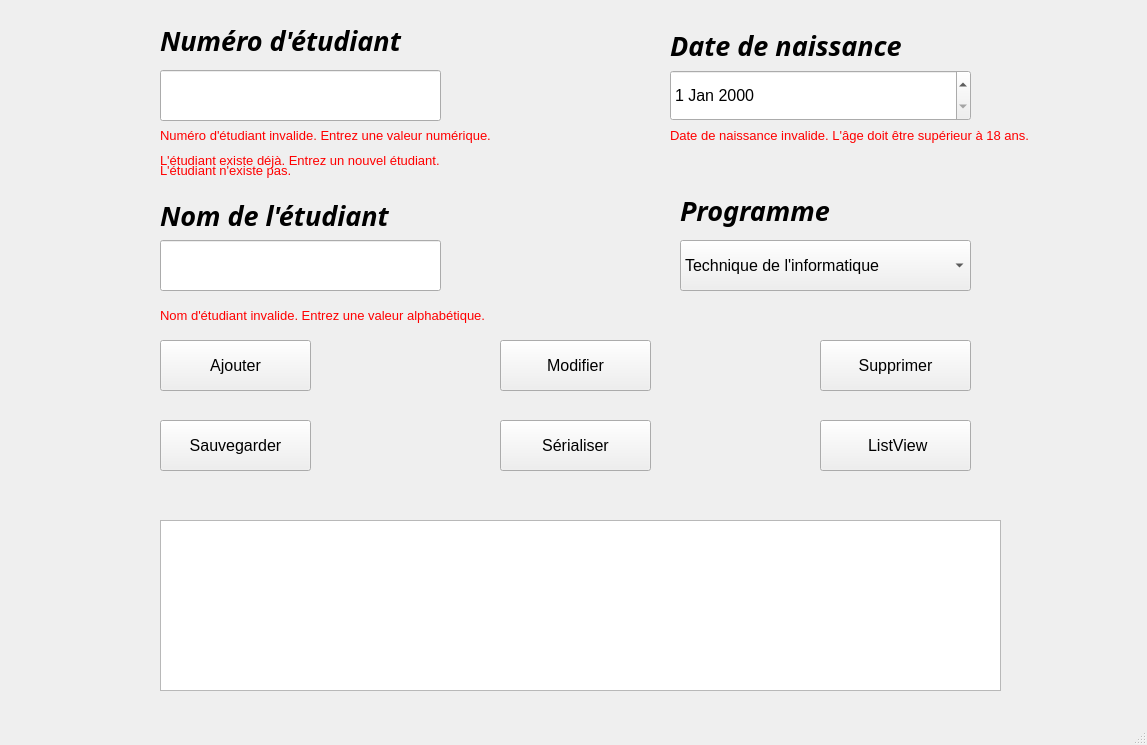
<?xml version="1.0" encoding="UTF-8"?>
<ui version="4.0">
 <class>MainWindow</class>
 <widget class="QMainWindow" name="MainWindow">
  <property name="geometry">
   <rect>
    <x>0</x>
    <y>0</y>
    <width>1147</width>
    <height>745</height>
   </rect>
  </property>
  <property name="windowTitle">
   <string>MainWindow</string>
  </property>
  <widget class="QWidget" name="centralwidget">
   <widget class="QPushButton" name="pushButton_ajouter">
    <property name="geometry">
     <rect>
      <x>160</x>
      <y>340</y>
      <width>151</width>
      <height>51</height>
     </rect>
    </property>
    <property name="font">
     <font>
      <pointsize>12</pointsize>
     </font>
    </property>
    <property name="text">
     <string>Ajouter</string>
    </property>
   </widget>
   <widget class="QLabel" name="label_numero">
    <property name="geometry">
     <rect>
      <x>160</x>
      <y>25</y>
      <width>271</width>
      <height>31</height>
     </rect>
    </property>
    <property name="font">
     <font>
      <family>Agency FB</family>
      <pointsize>20</pointsize>
      <weight>75</weight>
      <italic>true</italic>
      <bold>true</bold>
     </font>
    </property>
    <property name="text">
     <string>Numéro d'étudiant</string>
    </property>
   </widget>
   <widget class="QLineEdit" name="lineEdit_numero">
    <property name="geometry">
     <rect>
      <x>160</x>
      <y>70</y>
      <width>281</width>
      <height>51</height>
     </rect>
    </property>
    <property name="font">
     <font>
      <pointsize>12</pointsize>
      <italic>true</italic>
     </font>
    </property>
   </widget>
   <widget class="QTextBrowser" name="textBrowser_afficher">
    <property name="geometry">
     <rect>
      <x>160</x>
      <y>520</y>
      <width>841</width>
      <height>171</height>
     </rect>
    </property>
   </widget>
   <widget class="QLineEdit" name="lineEdit_nom">
    <property name="geometry">
     <rect>
      <x>160</x>
      <y>240</y>
      <width>281</width>
      <height>51</height>
     </rect>
    </property>
    <property name="font">
     <font>
      <pointsize>12</pointsize>
      <italic>true</italic>
     </font>
    </property>
   </widget>
   <widget class="QLabel" name="label_nom">
    <property name="geometry">
     <rect>
      <x>160</x>
      <y>200</y>
      <width>271</width>
      <height>31</height>
     </rect>
    </property>
    <property name="font">
     <font>
      <family>Agency FB</family>
      <pointsize>20</pointsize>
      <weight>75</weight>
      <italic>true</italic>
      <bold>true</bold>
     </font>
    </property>
    <property name="text">
     <string>Nom de l'étudiant</string>
    </property>
   </widget>
   <widget class="QLabel" name="label_erreur_numero">
    <property name="enabled">
     <bool>true</bool>
    </property>
    <property name="geometry">
     <rect>
      <x>160</x>
      <y>120</y>
      <width>441</width>
      <height>31</height>
     </rect>
    </property>
    <property name="font">
     <font>
      <pointsize>10</pointsize>
      <weight>50</weight>
      <bold>false</bold>
     </font>
    </property>
    <property name="text">
     <string>&lt;html&gt;&lt;head/&gt;&lt;body&gt;&lt;p&gt;&lt;span style=&quot; color:#ff0000;&quot;&gt; Numéro d'étudiant invalide. Entrez une valeur numérique.&lt;/span&gt;&lt;/p&gt;&lt;/body&gt;&lt;/html&gt;</string>
    </property>
   </widget>
   <widget class="QPushButton" name="pushButton_supprimer">
    <property name="geometry">
     <rect>
      <x>820</x>
      <y>340</y>
      <width>151</width>
      <height>51</height>
     </rect>
    </property>
    <property name="font">
     <font>
      <pointsize>12</pointsize>
     </font>
    </property>
    <property name="text">
     <string>Supprimer</string>
    </property>
   </widget>
   <widget class="QPushButton" name="pushButton_modifier">
    <property name="geometry">
     <rect>
      <x>500</x>
      <y>340</y>
      <width>151</width>
      <height>51</height>
     </rect>
    </property>
    <property name="font">
     <font>
      <pointsize>12</pointsize>
     </font>
    </property>
    <property name="text">
     <string>Modifier</string>
    </property>
   </widget>
   <widget class="QLabel" name="label_programme">
    <property name="geometry">
     <rect>
      <x>680</x>
      <y>190</y>
      <width>271</width>
      <height>41</height>
     </rect>
    </property>
    <property name="font">
     <font>
      <family>Agency FB</family>
      <pointsize>20</pointsize>
      <weight>75</weight>
      <italic>true</italic>
      <bold>true</bold>
     </font>
    </property>
    <property name="text">
     <string>Programme</string>
    </property>
   </widget>
   <widget class="QComboBox" name="comboBox_programme">
    <property name="geometry">
     <rect>
      <x>680</x>
      <y>240</y>
      <width>291</width>
      <height>51</height>
     </rect>
    </property>
    <property name="font">
     <font>
      <pointsize>12</pointsize>
     </font>
    </property>
    <item>
     <property name="text">
      <string>Technique de l'informatique</string>
     </property>
    </item>
    <item>
     <property name="text">
      <string>Sciences infirmières</string>
     </property>
    </item>
    <item>
     <property name="text">
      <string>Administration</string>
     </property>
    </item>
   </widget>
   <widget class="QPushButton" name="pushButton_sauvegarder">
    <property name="geometry">
     <rect>
      <x>160</x>
      <y>420</y>
      <width>151</width>
      <height>51</height>
     </rect>
    </property>
    <property name="font">
     <font>
      <pointsize>12</pointsize>
     </font>
    </property>
    <property name="text">
     <string>Sauvegarder</string>
    </property>
   </widget>
   <widget class="QPushButton" name="pushButton_afficher_listview">
    <property name="geometry">
     <rect>
      <x>820</x>
      <y>420</y>
      <width>151</width>
      <height>51</height>
     </rect>
    </property>
    <property name="font">
     <font>
      <pointsize>12</pointsize>
     </font>
    </property>
    <property name="text">
     <string> ListView</string>
    </property>
   </widget>
   <widget class="QDateEdit" name="dateEdit_DNaiss">
    <property name="geometry">
     <rect>
      <x>670</x>
      <y>70</y>
      <width>301</width>
      <height>51</height>
     </rect>
    </property>
    <property name="font">
     <font>
      <pointsize>12</pointsize>
     </font>
    </property>
   </widget>
   <widget class="QLabel" name="label_date_naiss">
    <property name="geometry">
     <rect>
      <x>670</x>
      <y>30</y>
      <width>271</width>
      <height>31</height>
     </rect>
    </property>
    <property name="font">
     <font>
      <family>Agency FB</family>
      <pointsize>20</pointsize>
      <weight>75</weight>
      <italic>true</italic>
      <bold>true</bold>
     </font>
    </property>
    <property name="text">
     <string>Date de naissance</string>
    </property>
   </widget>
   <widget class="QPushButton" name="pushButton_serealiser">
    <property name="geometry">
     <rect>
      <x>500</x>
      <y>420</y>
      <width>151</width>
      <height>51</height>
     </rect>
    </property>
    <property name="font">
     <font>
      <pointsize>12</pointsize>
     </font>
    </property>
    <property name="text">
     <string>Sérialiser</string>
    </property>
   </widget>
   <widget class="QLabel" name="label_erreur_nom">
    <property name="enabled">
     <bool>true</bool>
    </property>
    <property name="geometry">
     <rect>
      <x>160</x>
      <y>300</y>
      <width>441</width>
      <height>31</height>
     </rect>
    </property>
    <property name="font">
     <font>
      <pointsize>10</pointsize>
      <weight>50</weight>
      <bold>false</bold>
     </font>
    </property>
    <property name="text">
     <string>&lt;html&gt;&lt;head/&gt;&lt;body&gt;&lt;p&gt;&lt;span style=&quot; color:#ff0000;&quot;&gt;Nom d'étudiant invalide. Entrez une valeur alphabétique.&lt;/span&gt;&lt;/p&gt;&lt;/body&gt;&lt;/html&gt;</string>
    </property>
   </widget>
   <widget class="QLabel" name="label_erreur_date">
    <property name="enabled">
     <bool>true</bool>
    </property>
    <property name="geometry">
     <rect>
      <x>670</x>
      <y>120</y>
      <width>471</width>
      <height>31</height>
     </rect>
    </property>
    <property name="font">
     <font>
      <pointsize>10</pointsize>
      <weight>50</weight>
      <bold>false</bold>
     </font>
    </property>
    <property name="text">
     <string>&lt;html&gt;&lt;head/&gt;&lt;body&gt;&lt;p&gt;&lt;span style=&quot; color:#ff0000;&quot;&gt;Date de naissance invalide. L'âge doit être supérieur à 18 ans.&lt;/span&gt;&lt;/p&gt;&lt;/body&gt;&lt;/html&gt;</string>
    </property>
   </widget>
   <widget class="QLabel" name="label_erreur_Etu_Existe">
    <property name="geometry">
     <rect>
      <x>160</x>
      <y>150</y>
      <width>421</width>
      <height>21</height>
     </rect>
    </property>
    <property name="font">
     <font>
      <pointsize>10</pointsize>
     </font>
    </property>
    <property name="text">
     <string>&lt;html&gt;&lt;head/&gt;&lt;body&gt;&lt;p&gt;&lt;span style=&quot; color:#ff0000;&quot;&gt;L'étudiant existe déjà. Entrez un nouvel étudiant.&lt;/span&gt;&lt;/p&gt;&lt;/body&gt;&lt;/html&gt;</string>
    </property>
   </widget>
   <widget class="QLabel" name="label_erreur_Etu_Inexistant">
    <property name="geometry">
     <rect>
      <x>160</x>
      <y>160</y>
      <width>421</width>
      <height>21</height>
     </rect>
    </property>
    <property name="font">
     <font>
      <pointsize>10</pointsize>
     </font>
    </property>
    <property name="text">
     <string>&lt;html&gt;&lt;head/&gt;&lt;body&gt;&lt;p&gt;&lt;span style=&quot; color:#ff0000;&quot;&gt;L'étudiant n'existe pas.&lt;/span&gt;&lt;/p&gt;&lt;/body&gt;&lt;/html&gt;</string>
    </property>
   </widget>
  </widget>
  <widget class="QMenuBar" name="menubar">
   <property name="geometry">
    <rect>
     <x>0</x>
     <y>0</y>
     <width>1147</width>
     <height>26</height>
    </rect>
   </property>
  </widget>
  <widget class="QStatusBar" name="statusbar"/>
 </widget>
 <tabstops>
  <tabstop>pushButton_ajouter</tabstop>
  <tabstop>lineEdit_numero</tabstop>
 </tabstops>
 <resources/>
 <connections/>
</ui>
